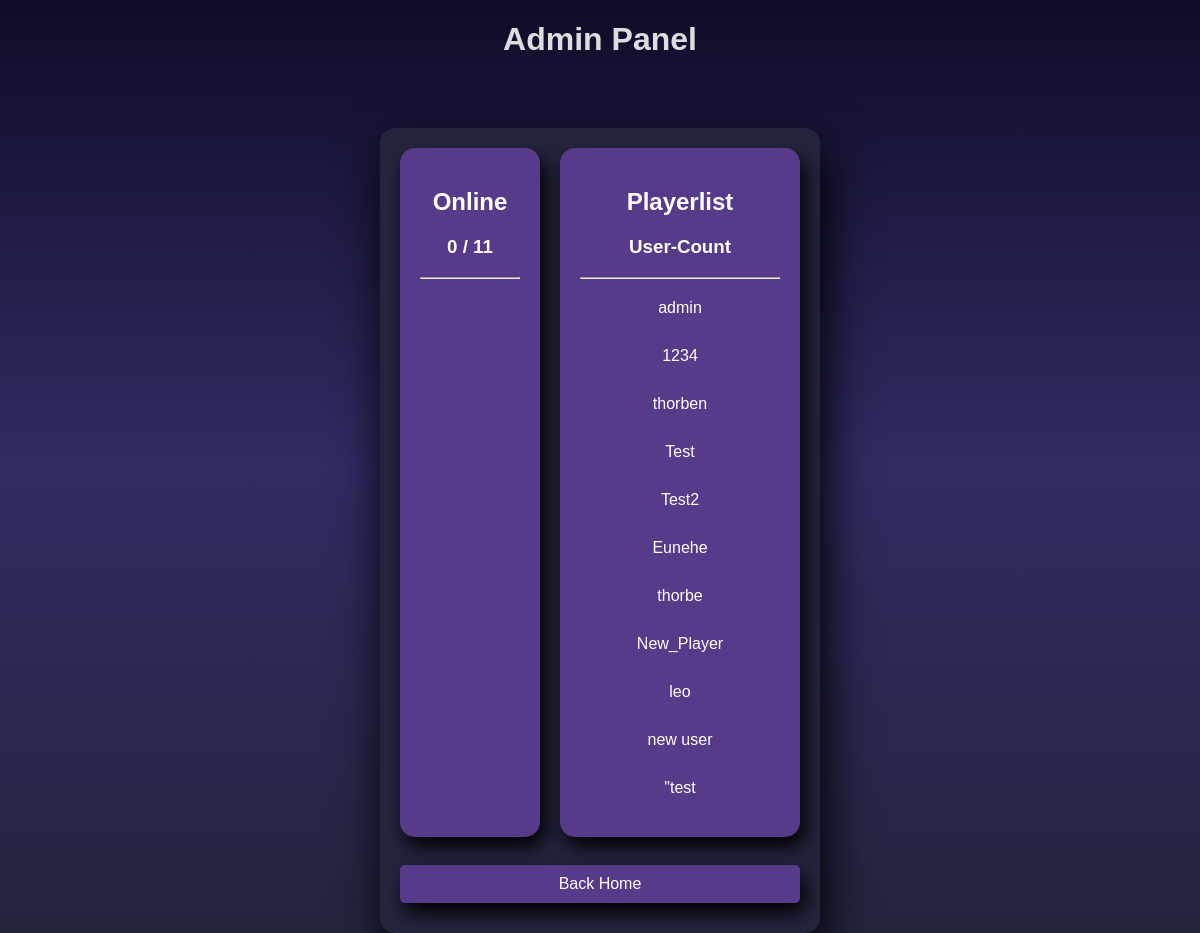
/admin (signed in), run on an earlier commit of the app's database.
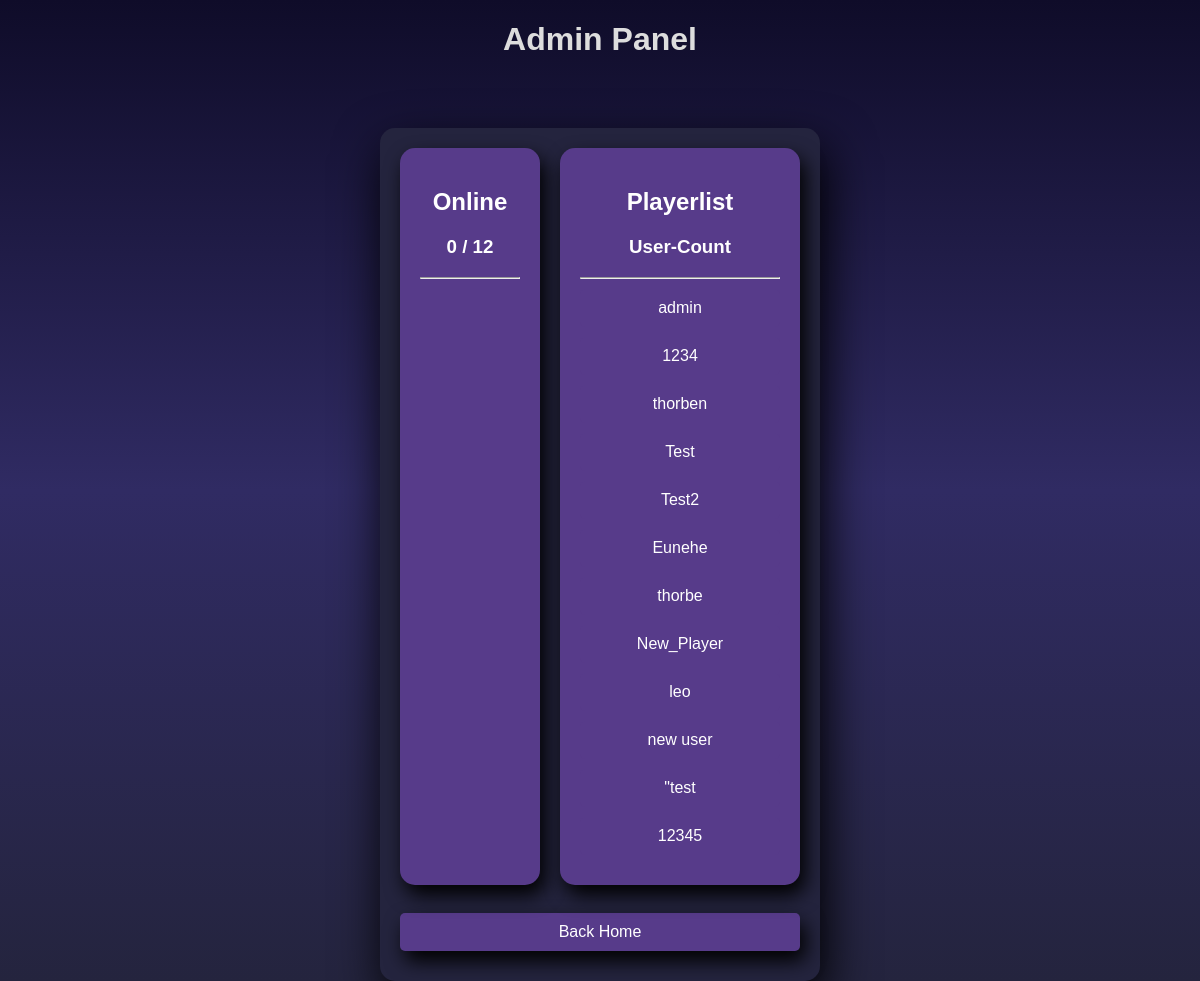
And on a later commit of the database.
### tables this page shows
CREATE TABLE player(username, password, id);

### main.py (the view)
@app.route('/admin')
def admin():
    user = session.get('username')
    if user is None:
        return redirect(url_for('open_reg_log'))
    elif user != 'admin':
        return redirect(url_for('home'))
    else:
        result = get_player_names()
        player_list = []
        for x in range(0, len(result)):
            player_list.append(result[x][0])
        return render_template('admin.html', users=loggedUsers, curUsers=len(loggedUsers), maxUsers=get_player_count(), allUsers=player_list)

### backend/database.py (called while the page is built)
def get_player_count():
    cmd = 'SELECT COUNT(*) FROM player'
    res = cur.execute(cmd)
    return res.fetchone()[0]

def get_player_names():
    cmd = 'SELECT username FROM player'
    res = cur.execute(cmd)
    result = res.fetchall()
    return result

### templates/admin.html (shortened to what this page needs)
<!DOCTYPE html>
<html>
<head>
    <link rel="stylesheet" href="{{ url_for('static', filename='styles/admin.css') }}">
</head>
<body>
    <div class="container">
        <h1>Admin Panel</h1>
        <div class="main">
            <div id="parent">
                <div class="online_player central_div" id="narrow">
                    <h2>Online</h2>
                    <h3 id="userCount">{{ curUsers }} / {{ maxUsers }}</h3>
                    <hr>
                </div>
                <div class="general_players central_div" id="wide">
                    <h2>Playerlist</h2>
                    <h3 id="allUsers">User-Count</h3>
                    <hr>
                    <div id="alluserList">
                        {% for user in allUsers %}
                            <div class="users" id="userFormat">
                                <a id="userFormatLink" class="user">{{ user }}</a>
                            </div>
                        {% endfor %}
                    </div>
                </div>
            </div>
            <br>
            <a href="{{ url_for('home') }}" id="shadow">Back Home</a>
        </div>
    </div>
</body>
</html>

What changed in the data, as far as the page shows it:
added player: username "12345"
Also different on the page:
{{ maxUsers }}: "11" → "12"
